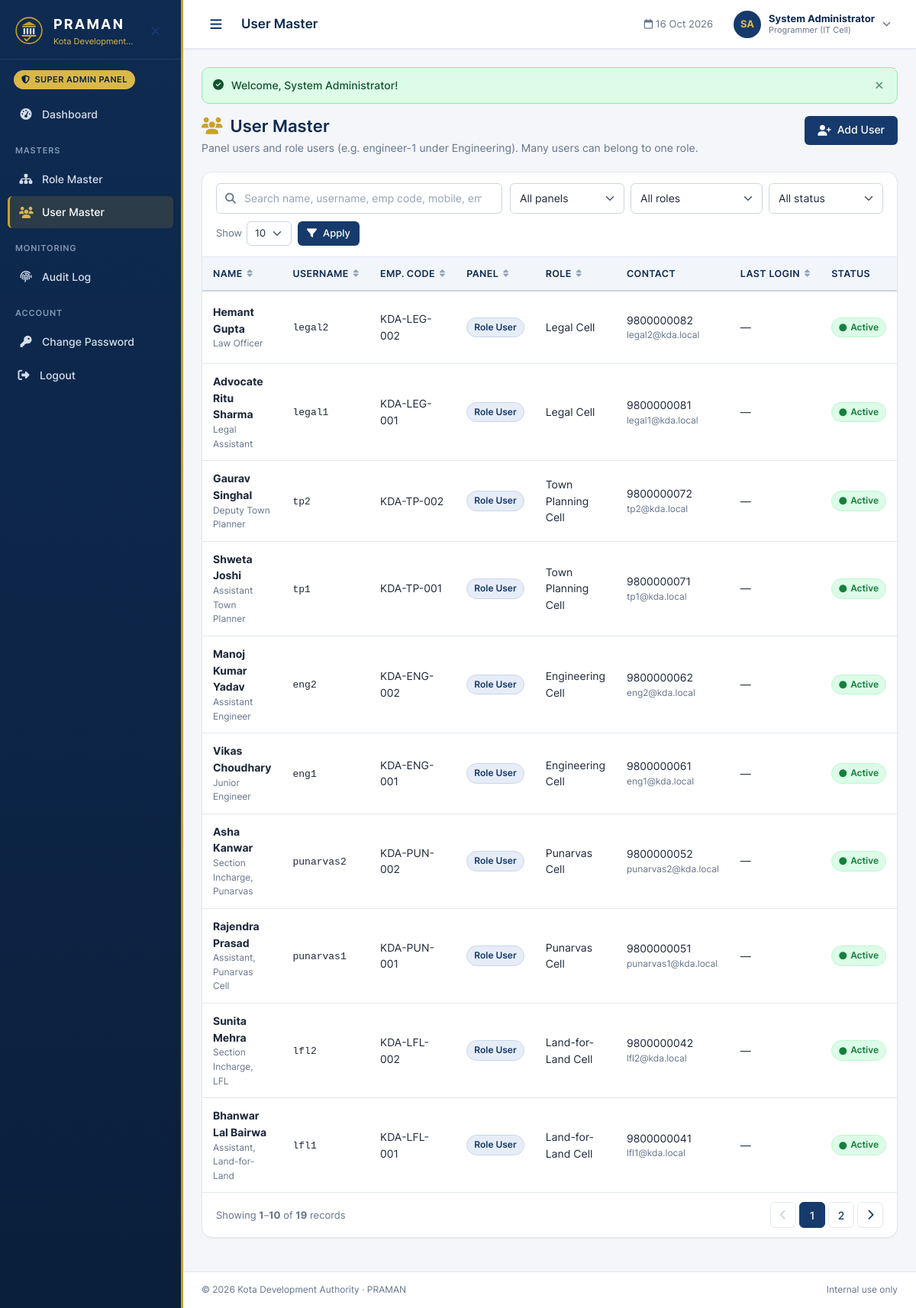
Page /admin/users (signed in) on the committed database.
### tables this page shows
CREATE TABLE users (
  user_id              INT UNSIGNED NOT NULL AUTO_INCREMENT,
  username             VARCHAR(50)  NOT NULL,
  emp_code             VARCHAR(30)  NOT NULL,
  name                 VARCHAR(120) NOT NULL,
  designation          VARCHAR(100) NOT NULL,
  mobile               CHAR(10)     NOT NULL,
  email                VARCHAR(150) NOT NULL,
  password_hash        VARCHAR(255) NOT NULL,
  panel                ENUM('SUPER_ADMIN','DATA_ENTRY','OIC','ROLE_USER') NOT NULL,
  role_id              INT UNSIGNED NULL,
  must_change_password TINYINT(1)   NOT NULL DEFAULT 1,
  password_changed_at  DATETIME     NULL,
  failed_attempts      SMALLINT UNSIGNED NOT NULL DEFAULT 0,
  locked_until         DATETIME     NULL,
  last_login_at        DATETIME     NULL,
  last_login_ip        VARCHAR(45)  NULL,
  is_active            TINYINT(1)   NOT NULL DEFAULT 1,
  created_by           INT UNSIGNED NULL,
  created_at           DATETIME     NOT NULL DEFAULT CURRENT_TIMESTAMP,
  updated_by           INT UNSIGNED NULL,
  updated_at           DATETIME     NULL ON UPDATE CURRENT_TIMESTAMP,
  PRIMARY KEY (user_id),
  UNIQUE KEY uq_users_username (username),
  UNIQUE KEY uq_users_emp_code (emp_code),
  UNIQUE KEY uq_users_email (email),
  KEY idx_users_panel (panel, is_active),
  KEY idx_users_role (role_id, is_active),
  CONSTRAINT fk_users_role FOREIGN KEY (role_id) REFERENCES roles (role_id),
  CONSTRAINT chk_users_mobile CHECK (mobile REGEXP '^[6-9][0-9]{9}$'),
  CONSTRAINT chk_users_role_panel CHECK (
     (panel = 'ROLE_USER' AND role_id IS NOT NULL) OR (panel <> 'ROLE_USER' AND role_id IS NULL))
);

CREATE TABLE roles (
  role_id        INT UNSIGNED NOT NULL AUTO_INCREMENT,
  role_code      VARCHAR(40)  NOT NULL,
  role_name      VARCHAR(100) NOT NULL,
  role_name_hi   VARCHAR(100) NULL,
  description    VARCHAR(255) NULL,
  sla_days       SMALLINT UNSIGNED NOT NULL DEFAULT 5,
  is_mandatory   TINYINT(1)   NOT NULL DEFAULT 1,
  sort_order     SMALLINT UNSIGNED NOT NULL DEFAULT 0,
  is_active      TINYINT(1)   NOT NULL DEFAULT 1,
  created_by     INT UNSIGNED NULL,
  created_at     DATETIME     NOT NULL DEFAULT CURRENT_TIMESTAMP,
  updated_by     INT UNSIGNED NULL,
  updated_at     DATETIME     NULL ON UPDATE CURRENT_TIMESTAMP,
  PRIMARY KEY (role_id),
  UNIQUE KEY uq_roles_code (role_code),
  UNIQUE KEY uq_roles_name (role_name),
  KEY idx_roles_active (is_active, sort_order),
  CONSTRAINT chk_roles_sla CHECK (sla_days BETWEEN 1 AND 365),
  CONSTRAINT chk_roles_code CHECK (role_code REGEXP '^[A-Z][A-Z0-9_]{1,39}$')
);

### app/Views/admin/users/index.php (the view, shortened to what the rows shown need)
<?php
$panels = Auth::PANELS;
ob_start(); ?>
<select name="panel" class="form-select" aria-label="Panel" data-auto-submit>
    <?= Lookups::options($panels, $p->filter('panel'), 'All panels') ?>
</select>
<select name="role_id" class="form-select" aria-label="Role" data-auto-submit>
    <?= Lookups::options($roles, $p->filter('role_id'), 'All roles') ?>
</select>
<select name="status" class="form-select" aria-label="Status" data-auto-submit>
    <?= Lookups::options(['active' => 'Active', 'inactive' => 'Inactive', 'locked' => 'Locked'], $p->filter('status'), 'All status') ?>
</select>
<?php $filtersHtml = (string) ob_get_clean(); ?>
<div class="page-header">
    <div>
        <h2 class="page-title"><i class="fa-solid fa-users" aria-hidden="true"></i> User Master</h2>
        <p class="page-subtitle">Panel users and role users (e.g. engineer-1 under Engineering). Many users can belong to one role.</p>
    </div>
    <div class="page-actions">
        <a href="<?= e(url('/admin/users/create')) ?>" class="btn btn-primary"><i class="fa-solid fa-user-plus" aria-hidden="true"></i> <span>Add User</span></a>
    </div>
</div>
<div class="card">
    <?= partial('partials/list_toolbar', ['p' => $p, 'placeholder' => 'Search name, username, emp code, mobile, email…', 'filtersHtml' => $filtersHtml]) ?>
    <div class="table-wrap">
        <table class="table table-stack">
            <thead>
            <tr>
                <?= th_sort($p, 'name', 'Name') ?>
                <?= th_sort($p, 'username', 'Username') ?>
                <?= th_sort($p, 'emp_code', 'Emp. Code') ?>
                <?= th_sort($p, 'panel', 'Panel') ?>
                <?= th_sort($p, 'role', 'Role') ?>
                <th>Contact</th>
                <?= th_sort($p, 'last_login', 'Last login') ?>
                <th>Status</th>
            </tr>
            </thead>
            <tbody>
            <?php if ($p->items === []): ?>
                <?= partial('partials/empty_state', ['colspan' => 9, 'filtered' => $p->hasFilters(), 'message' => 'No users yet']) ?>
            <?php else: foreach ($p->items as $u): $self = (int) $u['user_id'] === Auth::id(); ?>
                <tr>
                    <td data-label="Name"><strong><?= e($u['name']) ?></strong><?= $self ? ' <span class="badge badge-gold">You</span>' : '' ?><span class="cell-sub"><?= e($u['designation']) ?></span></td>
                    <td data-label="Username"><span class="mono"><?= e($u['username']) ?></span></td>
                    <td data-label="Emp. Code"><?= e($u['emp_code']) ?></td>
                    <td data-label="Panel"><span class="badge badge-primary"><?= e($panels[$u['panel']] ?? $u['panel']) ?></span></td>
                    <td data-label="Role"><?= e($u['role_name'] ?? '—') ?></td>
                    <td data-label="Contact"><?= e($u['mobile']) ?><span class="cell-sub"><?= e($u['email']) ?></span></td>
                    <td data-label="Last login"><?= e(fmt_datetime($u['last_login_at'])) ?></td>
                    <td data-label="Status">
                        <?= active_badge($u['is_active']) ?>
                    </td>
                </tr>
            <?php endforeach; endif; ?>
            </tbody>
        </table>
    </div>
    <?= partial('partials/pagination', ['p' => $p]) ?>
</div>

### app/Core/Router.php (shortened to what the rows shown need)
<?php
final class Router
{
    private array $routes = [];
    private array $groupMiddleware = [];
    private string $groupPrefix = '';
    public function group(string $prefix, array $middleware, callable $routes): void
    {
        $prevPrefix = $this->groupPrefix;
        $prevMw = $this->groupMiddleware;
        $this->groupPrefix = $prevPrefix . $prefix;
        $this->groupMiddleware = array_merge($prevMw, $middleware);
        $this->groupPrefix = $prevPrefix;
        $this->groupMiddleware = $prevMw;
    }
    private function add(string $method, string $path, array $handler, array $middleware): void
    {
        $full = '/' . trim($this->groupPrefix . $path, '/');
        $regex = '#^' . preg_replace('#\{([a-z_]+)\}#', '(?P<$1>[^/]+)', $full) . '$#';
        $this->routes[] = [
            'method'     => $method,
            'pattern'    => $full,
            'regex'      => $regex,
            'handler'    => $handler,
            'middleware' => array_merge($this->groupMiddleware, $middleware),
        ];
    }
    public function dispatch(Request $request): void
    {
        $path = $request->path();
        foreach ($this->routes as $route) {
            if (preg_match($route['regex'], $path, $m) !== 1) {
                continue;
            }
            $request->setRouteParams(array_filter($m, 'is_string', ARRAY_FILTER_USE_KEY));
            $middleware = $route['middleware'];
            foreach ($middleware as $alias) {
                $this->resolveMiddleware($alias)->handle($request);
            }
            [$class, $method] = $route['handler'];
            $controller = new $class();
            $controller->$method();
            return;
        }
        throw new HttpException(404, 'The page you are looking for does not exist.');
    }
    private function resolveMiddleware(string $alias): MiddlewareInterface
    {
        [$name, $arg] = array_pad(explode(':', $alias, 2), 2, '');
        return match ($name) {
            'guest' => new GuestMiddleware(),
            'auth'  => new AuthMiddleware(),
            'pwd'   => new PasswordChangeMiddleware(),
            'panel' => new PanelMiddleware(array_filter(explode(',', $arg))),
            'csrf'  => new CsrfMiddleware(),
            default => throw new \LogicException("Unknown middleware: {$alias}"),
        };
    }
}

### app/Core/helpers.php (shortened to what the rows shown need)
<?php
function e(mixed $value): string
{
    return htmlspecialchars((string) ($value ?? ''), ENT_QUOTES | ENT_SUBSTITUTE, 'UTF-8');
}
function url(string $path = '/', array $query = []): string
{
    $url = Request::basePath() . '/' . ltrim($path, '/');
    return $query ? $url . '?' . http_build_query($query) : $url;
}
function asset(string $path): string
{
    $path = ltrim($path, '/');
    $file = dirname(__DIR__, 2) . '/public/assets/' . $path;
    $v = is_file($file) ? (string) filemtime($file) : '1';
    return Request::basePath() . '/assets/' . $path . '?v=' . $v;
}
function auth_user(): ?array
{
    return Auth::user();
}
function partial(string $view, array $data = []): string
{
    return View::partial($view, $data);
}
function nav_active(string $prefix): string
{
    $path = Request::current()->path();
    return ($path === $prefix || str_starts_with($path, rtrim($prefix, '/') . '/')) ? ' active' : '';
}
function fmt_datetime(?string $value): string
{
    if ($value === null || $value === '') {
        return '—';
    }
    $ts = strtotime($value);
    return $ts ? date('d-m-Y h:i A', $ts) : '—';
}
function label(?string $code): string
{
    return $code === null ? '—' : ucwords(strtolower(str_replace('_', ' ', $code)));
}
function status_badge(?string $status): string
{
    $map = [
        'LISTED'             => ['badge-info',    'fa-list'],
        'UNDER_VERIFICATION' => ['badge-warning', 'fa-hourglass-half'],
        'AUCTION_READY'      => ['badge-success', 'fa-circle-check'],
        'NOT_READY'          => ['badge-danger',  'fa-circle-xmark'],
        'SENT_FOR_AUCTION'   => ['badge-primary', 'fa-gavel'],
        'SOLD'               => ['badge-dark',    'fa-handshake'],
        'WITHHELD'           => ['badge-muted',   'fa-pause'],
        'ARCHIVED'           => ['badge-muted',   'fa-box-archive'],
        'OPEN'               => ['badge-warning', 'fa-folder-open'],
        'CLOSED'             => ['badge-dark',    'fa-lock'],
        'SUPERSEDED'         => ['badge-muted',   'fa-clock-rotate-left'],
        'CANCELLED'          => ['badge-muted',   'fa-ban'],
        'PENDING'            => ['badge-warning', 'fa-clock'],
        'APPROVED'           => ['badge-success', 'fa-check'],
        'REJECTED'           => ['badge-danger',  'fa-xmark'],
        'NO_RESPONSE'        => ['badge-danger',  'fa-bell-slash'],
        'NOT_REQUIRED'       => ['badge-muted',   'fa-minus'],
        'OVERDUE'            => ['badge-danger',  'fa-stopwatch'],
        'READY'              => ['badge-success', 'fa-circle-check'],
        'ACTIVE'             => ['badge-success', 'fa-circle'],
        'INACTIVE'           => ['badge-muted',   'fa-circle'],
    ];
    [$class, $icon] = $map[$status ?? ''] ?? ['badge-muted', 'fa-circle-info'];
    return '<span class="badge ' . $class . '"><i class="fa-solid ' . $icon . '" aria-hidden="true"></i> ' . e(label($status)) . '</span>';
}
function active_badge(int|string|null $isActive): string
{
    return status_badge((int) $isActive === 1 ? 'ACTIVE' : 'INACTIVE');
}
function th_sort(\App\Core\Paginator $p, string $key, string $label, string $class = ''): string
{
    $aria = $p->sort === $key ? ($p->dir === 'asc' ? 'ascending' : 'descending') : 'none';
    return '<th class="sortable' . ($class !== '' ? ' ' . e($class) : '') . '" aria-sort="' . $aria . '"><a href="' . e($p->sortUrl($key)) . '">'
        . e($label) . ' <i class="fa-solid ' . e($p->sortIcon($key)) . '" aria-hidden="true"></i></a></th>';
}

### app/Views/partials/sidebar.php (shortened to what the rows shown need)
<?php
$menus = [
    'SUPER_ADMIN' => [
        ['Dashboard', 'fa-gauge-high', '/admin/dashboard'],
        ['section' => 'Masters'],
        ['Role Master', 'fa-sitemap', '/admin/roles'],
        ['User Master', 'fa-users', '/admin/users'],
        ['section' => 'Monitoring'],
        ['Audit Log', 'fa-fingerprint', '/admin/audit-logs'],
    ],
    'DATA_ENTRY' => [
        ['Dashboard', 'fa-gauge-high', '/data-entry/dashboard'],
        ['section' => 'Masters'],
        ['Scheme Master', 'fa-map', '/data-entry/schemes'],
        ['section' => 'Property'],
        ['Property Register', 'fa-building', '/data-entry/properties'],
        ['Add Property', 'fa-circle-plus', '/data-entry/properties/create'],
    ],
    'OIC' => [
        ['Dashboard', 'fa-gauge-high', '/oic/dashboard'],
        ['section' => 'Verification'],
        ['Properties', 'fa-list-check', '/oic/properties'],
    ],
    'ROLE_USER' => [
        ['Dashboard', 'fa-gauge-high', '/role/dashboard'],
        ['section' => 'Verification'],
        ['My Tasks', 'fa-clipboard-list', '/role/tasks'],
    ],
];
$panel = (string) ($user['panel'] ?? '');
$items = $menus[$panel] ?? [];
$current = \App\Core\Request::current()->path();
$activePath = '';
foreach ($items as $item) {
    if (isset($item[2]) && ($current === $item[2] || str_starts_with($current, $item[2] . '/')) && strlen($item[2]) > strlen($activePath)) {
        $activePath = $item[2];
    }
}
?>
<aside class="sidebar" id="sidebar" aria-label="Main navigation">
    <div class="sidebar-brand">
        <img src="<?= e(asset('img/kda-logo.svg')) ?>" alt="" class="brand-logo" width="40" height="40">
        <div class="brand-text">
            <strong><?= e(Config::get('app.name')) ?></strong>
            <small><?= e(Config::get('app.org')) ?></small>
        </div>
        <button type="button" class="sidebar-close btn-icon" data-sidebar-close aria-label="Close menu">
            <i class="fa-solid fa-xmark" aria-hidden="true"></i>
        </button>
    </div>
    <div class="sidebar-panel">
        <span class="panel-chip"><i class="fa-solid fa-shield-halved" aria-hidden="true"></i> <?= e(Auth::PANELS[$panel] ?? '') ?> Panel</span>
    </div>
    <nav class="sidebar-nav">
        <?php foreach ($items as $item): ?>
            <?php if (isset($item['section'])): ?>
                <div class="nav-section"><?= e($item['section']) ?></div>
            <?php else: [$label, $icon, $path] = $item; ?>
                <a class="nav-link<?= $path === $activePath ? ' active' : '' ?>" href="<?= e(url($path)) ?>"<?= $path === $activePath ? ' aria-current="page"' : '' ?>>
                    <i class="fa-solid <?= e($icon) ?> nav-icon" aria-hidden="true"></i>
                    <span><?= e($label) ?></span>
                </a>
            <?php endif; ?>
        <?php endforeach; ?>
        <div class="nav-section">Account</div>
        <a class="nav-link<?= nav_active('/change-password') ?>" href="<?= e(url('/change-password')) ?>">
            <i class="fa-solid fa-key nav-icon" aria-hidden="true"></i>
            <span>Change Password</span>
        </a>
        <form method="post" action="<?= e(url('/logout')) ?>" class="nav-form">
            <button type="submit" class="nav-link nav-button">
                <i class="fa-solid fa-right-from-bracket nav-icon" aria-hidden="true"></i>
                <span>Logout</span>
            </button>
        </form>
    </nav>
</aside>

### app/Views/partials/topbar.php (shortened to what the rows shown need)
<?php
$initials = '';
foreach (array_slice(preg_split('/\s+/', trim((string) ($user['name'] ?? ''))) ?: [], 0, 2) as $part) {
    $initials .= mb_strtoupper(mb_substr($part, 0, 1));
}
?>
<header class="topbar">
    <button type="button" class="btn-icon sidebar-toggle" data-sidebar-toggle aria-label="Open menu" aria-controls="sidebar" aria-expanded="false">
        <i class="fa-solid fa-bars" aria-hidden="true"></i>
    </button>
    <h1 class="topbar-title"><?= e($pageTitle) ?></h1>
    <div class="topbar-right">
        <span class="topbar-date"><i class="fa-regular fa-calendar" aria-hidden="true"></i> <?= e(date('d M Y')) ?></span>
        <div class="user-menu" data-dropdown>
            <button type="button" class="user-trigger" data-dropdown-toggle aria-haspopup="true" aria-expanded="false">
                <span class="avatar" aria-hidden="true"><?= e($initials) ?></span>
                <span class="user-meta">
                    <strong><?= e($user['name'] ?? '') ?></strong>
                    <small><?= e($user['designation'] ?? '') ?></small>
                </span>
                <i class="fa-solid fa-chevron-down user-caret" aria-hidden="true"></i>
            </button>
        </div>
    </div>
</header>

### rows in the picture
users: panel "SUPER ADMIN", name "System Administrator", designation "Programmer (IT Cell)"
users: name "Hemant Gupta", designation "Law Officer", username "legal2", emp_code "KDA-LEG-002", panel "Role User", role.role_name "Legal Cell", mobile "9800000082", email "legal2@kda.local", last_login_at "—"
users: name "Advocate Ritu Sharma", designation "Legal Assistant", username "legal1", emp_code "KDA-LEG-001", panel "Role User", role.role_name "Legal Cell", mobile "9800000081", email "legal1@kda.local", last_login_at "—"
users: name "Gaurav Singhal", designation "Deputy Town Planner", username "tp2", emp_code "KDA-TP-002", panel "Role User", role.role_name "Town Planning Cell", mobile "9800000072", email "tp2@kda.local", last_login_at "—"
users: name "Shweta Joshi", designation "Assistant Town Planner", username "tp1", emp_code "KDA-TP-001", panel "Role User", role.role_name "Town Planning Cell", mobile "9800000071", email "tp1@kda.local", last_login_at "—"
users: name "Manoj Kumar Yadav", designation "Assistant Engineer", username "eng2", emp_code "KDA-ENG-002", panel "Role User", role.role_name "Engineering Cell", mobile "9800000062", email "eng2@kda.local", last_login_at "—"
users: name "Vikas Choudhary", designation "Junior Engineer", username "eng1", emp_code "KDA-ENG-001", panel "Role User", role.role_name "Engineering Cell", mobile "9800000061", email "eng1@kda.local", last_login_at "—"
users: name "Asha Kanwar", designation "Section Incharge, Punarvas", username "punarvas2", emp_code "KDA-PUN-002", panel "Role User", role.role_name "Punarvas Cell", mobile "9800000052", email "punarvas2@kda.local", last_login_at "—"
users: name "Rajendra Prasad", designation "Assistant, Punarvas Cell", username "punarvas1", emp_code "KDA-PUN-001", panel "Role User", role.role_name "Punarvas Cell", mobile "9800000051", email "punarvas1@kda.local", last_login_at "—"
users: name "Sunita Mehra", designation "Section Incharge, LFL", username "lfl2", emp_code "KDA-LFL-002", panel "Role User", role.role_name "Land-for-Land Cell", mobile "9800000042", email "lfl2@kda.local", last_login_at "—"
users: name "Bhanwar Lal Bairwa", designation "Assistant, Land-for-Land", username "lfl1", emp_code "KDA-LFL-001", panel "Role User", role.role_name "Land-for-Land Cell", mobile "9800000041", email "lfl1@kda.local", last_login_at "—"

### other values in the picture
$label "Dashboard"
$item['section'] "MASTERS"
$label "Role Master"
$label "User Master"
$item['section'] "MONITORING"
$label "Audit Log"
$initials "SA"
$msg "Welcome, System Administrator!"
$label "NAME USERNAME EMP. CODE PANEL ROLE LAST LOGIN"
fmt_num($p->from()) "1"
fmt_num($p->to()) "10"
fmt_num($p->total) "19"
$pg "1"
$pg "2"
form field panel "All panels"
